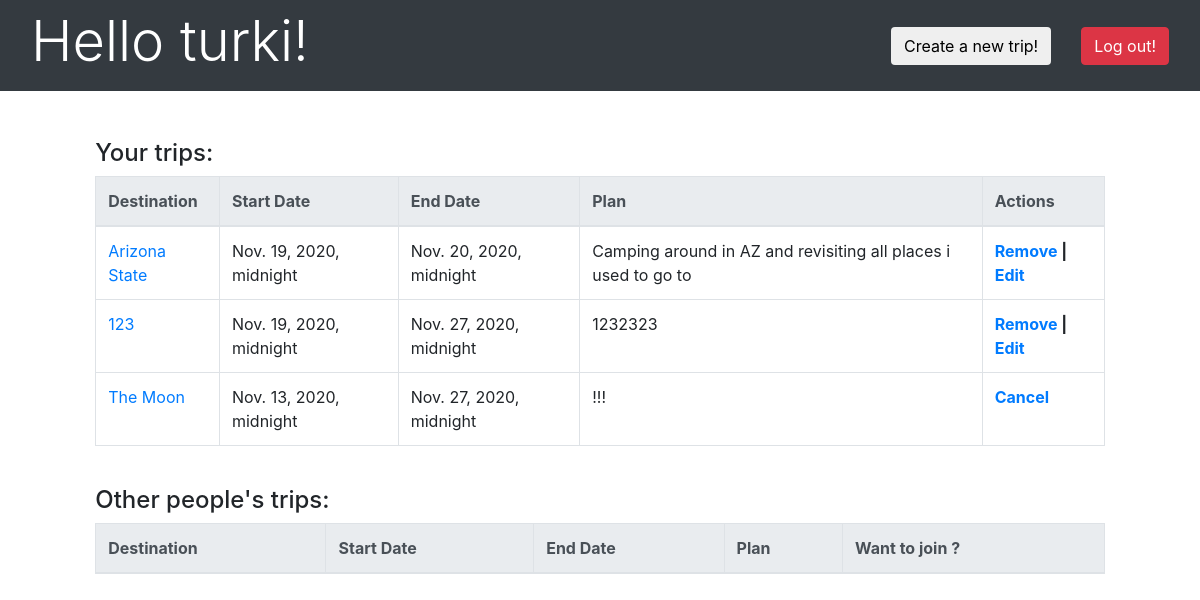
The app's page /trips (signed in) with its own data.
### app_one/models.py (models this page shows)
class User(models.Model):
    first_name = models.CharField(max_length=255)
    last_name = models.CharField(max_length=255)
    email = models.CharField(max_length=255)
    password = models.CharField(max_length=500)
    created_at = models.DateTimeField(auto_now_add = True)
    updated_at = models.DateTimeField(auto_now = True)
    objects = UserManager()

class Trip(models.Model):
    dest = models.CharField(max_length = 255)
    start_date = models.DateTimeField()
    end_date = models.DateTimeField()
    plan = models.TextField()
    user = models.ForeignKey(User, related_name = 'trips', on_delete = models.CASCADE)
    jointed_users = models.ManyToManyField(User, related_name = 'joined_trips')
    created_at = models.DateTimeField(auto_now_add = True)
    updated_at = models.DateTimeField(auto_now = True)
    objects = TripManager()

### app_one/views.py (the view)
# urls.py: path('trips', views.trips),
def trips(request):
    context = {
        'trips' : User.objects.get(id = request.session['userid']).trips.all(),
        'joined_trips' : User.objects.get(id = request.session['userid']).joined_trips.all(),
        'user' : User.objects.get(id = request.session['userid']),
        'all_users' : User.objects.all(),
    }
    return render(request, 'dashboard.html', context)

### app_one/templates/dashboard.html (shortened to what this page needs)
<!DOCTYPE html>
<html lang="en" dir="ltr">
  <head>
    <link rel="stylesheet" href="https://maxcdn.bootstrapcdn.com/bootstrap/4.0.0/css/bootstrap.min.css" >
    <link rel="stylesheet" href="https://maxcdn.bootstrapcdn.com/font-awesome/4.4.0/css/font-awesome.min.css">
  </head>
</head>
<body>
  <nav class="navbar navbar-dark bg-dark sticky-top">
    <div class="container-fluid">
      <div class="navbar-header">
        <h4 class="display-4" style="color:white" >Hello {{user.first_name}}!</h4>
      </div>
      <div class="row">
        <div class="col-sm-auto mx-auto">
          <a href="trips/new"><button class="btn">Create a new trip!</button></a>
        </div>
        <div class="col-sm-auto mx-auto">
            <a href="logout"><button class="btn btn-danger">Log out!</button></a>
        </div>
      </div>
    </div>
  </nav>
    <div class="container-fluid  p-5">
      <div class="row ">
        <div class="col-sm-11 mx-auto  pb-4">
          <h4>Your trips:</h4>
          <div class="table-responsive" >
            <table class="table border table-bordered">
              <thead class="thead-light">
                <tr>
                  <th>Destination</th>
                  <th>Start Date</th>
                  <th>End Date</th>
                  <th>Plan</th>
                  <th>Actions</th>
                </tr>
              </thead>
              <tbody>
                {% for trip in trips %}
                  <tr>
                    <td> <a href="/trips/{{trip.id}}"> {{trip.dest}}</a></td>
                    <td>{{trip.start_date}}</td>
                    <td>{{trip.end_date}}</td>
                    <td>{{trip.plan}}</td>
                    <th><a href="remove_trip/{{trip.id}}">Remove</a> | <a href="edit_trip/{{trip.id}}">Edit</a></th>
                  </tr>
                {% endfor %}
                {% for trip in joined_trips %}
                  <tr>
                    <td> <a href="/trips/{{trip.id}}"> {{trip.dest}}</a></td>
                    <td>{{trip.start_date}}</td>
                    <td>{{trip.end_date}}</td>
                    <td>{{trip.plan}}</td>
                    <th><a href="remove_joined_trip/{{trip.id}}">Cancel</a></th>
                  </tr>
                {% endfor %}
              </tbody>
            </table>
          </div>
        </div>
      </div>
      <div class="row ">
        <div class="col-sm-11 mx-auto  pb-4">
          <h4>Other people's trips:</h4>
          <div class="table-responsive" style="max-height:500px">
            <table class="table table-bordered">
              <thead class="thead-light">
                <tr>
                  <th>Destination</th>
                  <th>Start Date</th>
                  <th>End Date</th>
                  <th>Plan</th>
                  <th>Want to join ?</th>
                </tr>
              </thead>
            </table>
          </div>
        </div>
      </div>
  </div>
  </body>
</html>

### records on screen
User: first_name "turki"
Trip: dest "Arizona State", start_date "Nov. 19, 2020, midnight", end_date "Nov. 20, 2020, midnight", plan "Camping around in AZ and revisiting all places i used to go to"
Trip: dest "123", start_date "Nov. 19, 2020, midnight", end_date "Nov. 27, 2020, midnight", plan "1232323"
Trip: dest "The Moon", start_date "Nov. 13, 2020, midnight", end_date "Nov. 27, 2020, midnight", plan "!!!"
